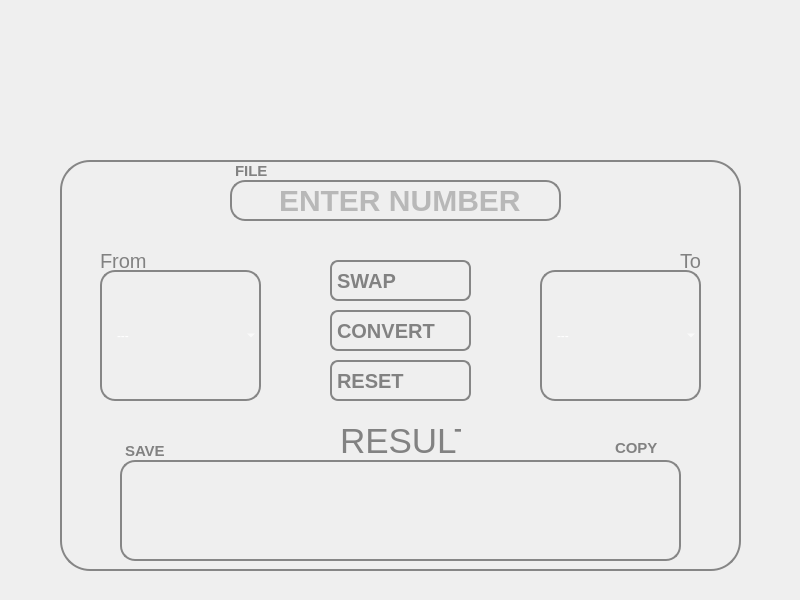
<?xml version="1.0" encoding="UTF-8"?>
<ui version="4.0">
 <class>MainWindow</class>
 <widget class="QMainWindow" name="MainWindow">
  <property name="geometry">
   <rect>
    <x>0</x>
    <y>0</y>
    <width>800</width>
    <height>600</height>
   </rect>
  </property>
  <property name="windowTitle">
   <string>MainWindow</string>
  </property>
  <property name="styleSheet">
   <string notr="true"/>
  </property>
  <widget class="QWidget" name="centralwidget">
   <property name="styleSheet">
    <string notr="true">QWidget {
    background: qlineargradient(
        x1: 0, y1: 0,
        x2: 0, y2: 1,
        stop: 0 #737373,
        stop: 1 #262626
    );
}</string>
   </property>
   <widget class="QLabel" name="logoLabel">
    <property name="geometry">
     <rect>
      <x>300</x>
      <y>20</y>
      <width>191</width>
      <height>121</height>
     </rect>
    </property>
    <property name="styleSheet">
     <string notr="true">QWidget {
    background: qlineargradient(
        x1: 0, y1: 0,
        x2: 0, y2: 1,
        stop: 0 #737373,
        stop: 1 #262626
    );
}
QLabel#logoLabel {
    background-color: transparent;
    border: none;
}</string>
    </property>
    <property name="text">
     <string/>
    </property>
    <property name="pixmap">
     <pixmap>C:/Users/Vlad/Downloads/logo (1).png</pixmap>
    </property>
    <property name="scaledContents">
     <bool>true</bool>
    </property>
   </widget>
   <widget class="QGroupBox" name="groupBox">
    <property name="geometry">
     <rect>
      <x>60</x>
      <y>160</y>
      <width>681</width>
      <height>411</height>
     </rect>
    </property>
    <property name="styleSheet">
     <string notr="true">QGroupBox#groupBox{
    background-color: transparent;         /* повністю прозорий фон */
    border: 2px solid #868686;             /* сірий бордер */
    border-radius: 30px;                   /* округлення */
    margin-top: 0px;                       /* якщо немає заголовка */
}

QGroupBox#groupBox {
    color: transparent;                    /* приховуємо заголовок, якщо випадково є */
    background: transparent;
}</string>
    </property>
    <property name="title">
     <string/>
    </property>
    <widget class="QLineEdit" name="inputnumber">
     <property name="geometry">
      <rect>
       <x>170</x>
       <y>20</y>
       <width>331</width>
       <height>41</height>
      </rect>
     </property>
     <property name="styleSheet">
      <string notr="true">QLineEdit#inputnumber {
    background-color: transparent;         
    border: 2px solid #868686;             
    border-radius: 15px;
	font-size: 30px;
	text-align: center;
	padding-left: 45px;
	color: #828282; 
	font-weight: bold;              
}</string>
     </property>
     <property name="placeholderText">
      <string>ENTER NUMBER</string>
     </property>
    </widget>
    <widget class="QComboBox" name="from">
     <property name="geometry">
      <rect>
       <x>40</x>
       <y>110</y>
       <width>161</width>
       <height>131</height>
      </rect>
     </property>
     <property name="styleSheet">
      <string notr="true">QComboBox {
    background-color: transparent;
    border: 2px solid #868686;
    border-radius: 15px;
    padding: 15px;
    color: white; 
}
QComboBox QAbstractItemView {
    font-size: 25px;
    font-weight: bold;
    color: white;
    background-color: #3a3a3a;  /* колір випадаючого списку */
    selection-background-color: #5a5a5a;  /* при наведенні/виборі */
    border: none;
}</string>
     </property>
     <item>
      <property name="text">
       <string>---</string>
      </property>
     </item>
    </widget>
    <widget class="QComboBox" name="to">
     <property name="geometry">
      <rect>
       <x>480</x>
       <y>110</y>
       <width>161</width>
       <height>131</height>
      </rect>
     </property>
     <property name="styleSheet">
      <string notr="true">QComboBox {
    background-color: transparent;
    border: 2px solid #868686;
    border-radius: 15px;
    padding: 15px;
    color: white; 
}
QComboBox QAbstractItemView {
    font-size: 25px;
    font-weight: bold;
    color: white;
    background-color: #3a3a3a;  /* колір випадаючого списку */
    selection-background-color: #5a5a5a;  /* при наведенні/виборі */
    border: none;
}</string>
     </property>
     <item>
      <property name="text">
       <string>---</string>
      </property>
     </item>
    </widget>
    <widget class="QLabel" name="fromlabel">
     <property name="geometry">
      <rect>
       <x>40</x>
       <y>90</y>
       <width>49</width>
       <height>21</height>
      </rect>
     </property>
     <property name="styleSheet">
      <string notr="true">QLabel {
    font-size: 20px;
    color: #828282;
	background: transparent;
}</string>
     </property>
     <property name="text">
      <string>From</string>
     </property>
    </widget>
    <widget class="QLabel" name="tolabel">
     <property name="geometry">
      <rect>
       <x>620</x>
       <y>90</y>
       <width>21</width>
       <height>21</height>
      </rect>
     </property>
     <property name="styleSheet">
      <string notr="true">QLabel {
    font-size: 20px;
    color: #828282;
	background: transparent;
}</string>
     </property>
     <property name="text">
      <string>To</string>
     </property>
    </widget>
    <widget class="QPushButton" name="SWAP">
     <property name="geometry">
      <rect>
       <x>270</x>
       <y>100</y>
       <width>141</width>
       <height>41</height>
      </rect>
     </property>
     <property name="styleSheet">
      <string notr="true">QPushButton {
    border-radius: 8px;
    border: 2px solid #868686;
    color: #828282;
	padding-left:5px;
    font-size: 20px;
    font-weight: bold;
    text-align: left; /* текст ліворуч, щоб картинка була перед ним */
	background: transparent;
}

QPushButton::icon {
    position: absolute;
    left: 10px;
}

QPushButton:hover {
    background-color: rgba(255, 255, 255, 0.05);
}</string>
     </property>
     <property name="text">
      <string>SWAP</string>
     </property>
     <property name="icon">
      <iconset>
       <normaloff>C:/Users/Vlad/Downloads/SWAP.png</normaloff>C:/Users/Vlad/Downloads/SWAP.png</iconset>
     </property>
     <property name="iconSize">
      <size>
       <width>35</width>
       <height>35</height>
      </size>
     </property>
    </widget>
    <widget class="QPushButton" name="CONVERT">
     <property name="geometry">
      <rect>
       <x>270</x>
       <y>150</y>
       <width>141</width>
       <height>41</height>
      </rect>
     </property>
     <property name="styleSheet">
      <string notr="true">QPushButton {
    border-radius: 8px;
    border: 2px solid #868686;
    color: #828282;
    font-size: 20px;
	padding-left:5px;
    font-weight: bold;
    text-align: left; /* текст ліворуч, щоб картинка була перед ним */
	background: transparent;
}

QPushButton::icon {
    position: absolute;
    left: 10px;
}

QPushButton:hover {
    background-color: rgba(255, 255, 255, 0.05);
}</string>
     </property>
     <property name="text">
      <string>CONVERT</string>
     </property>
     <property name="icon">
      <iconset>
       <normaloff>C:/Users/Vlad/Downloads/CONVERT.png</normaloff>C:/Users/Vlad/Downloads/CONVERT.png</iconset>
     </property>
     <property name="iconSize">
      <size>
       <width>30</width>
       <height>30</height>
      </size>
     </property>
    </widget>
    <widget class="QPushButton" name="RESET">
     <property name="geometry">
      <rect>
       <x>270</x>
       <y>200</y>
       <width>141</width>
       <height>41</height>
      </rect>
     </property>
     <property name="styleSheet">
      <string notr="true">QPushButton {
    border-radius: 8px;
    border: 2px solid #868686;
    color: #828282;
    padding-left:5px;
    font-size: 20px;
    font-weight: bold;
    text-align: left; /* текст ліворуч, щоб картинка була перед ним */
	background: transparent;
}

QPushButton::icon {
    position: absolute;
    left: 10px;
}

QPushButton:hover {
    background-color: rgba(255, 255, 255, 0.05);
}</string>
     </property>
     <property name="text">
      <string>RESET</string>
     </property>
     <property name="icon">
      <iconset>
       <normaloff>C:/Users/Vlad/Downloads/RESET.png</normaloff>C:/Users/Vlad/Downloads/RESET.png</iconset>
     </property>
     <property name="iconSize">
      <size>
       <width>35</width>
       <height>35</height>
      </size>
     </property>
    </widget>
    <widget class="QLineEdit" name="result_line">
     <property name="enabled">
      <bool>true</bool>
     </property>
     <property name="geometry">
      <rect>
       <x>60</x>
       <y>300</y>
       <width>561</width>
       <height>101</height>
      </rect>
     </property>
     <property name="styleSheet">
      <string notr="true">QLineEdit#result_line{
    background-color: transparent;         
    border: 2px solid #868686;             
    border-radius: 15px;
	font-size: 15px;
	padding-left: 15px;
	paddint-right: 15px;
	color: #828282; 
	font-weight: regular;              
}</string>
     </property>
     <property name="text">
      <string/>
     </property>
     <property name="readOnly">
      <bool>true</bool>
     </property>
     <property name="placeholderText">
      <string/>
     </property>
    </widget>
    <widget class="QLabel" name="result_label">
     <property name="geometry">
      <rect>
       <x>280</x>
       <y>260</y>
       <width>121</width>
       <height>41</height>
      </rect>
     </property>
     <property name="styleSheet">
      <string notr="true">QLabel {
    font-size: 35px;
    color: #828282;
	background: transparent;
}</string>
     </property>
     <property name="text">
      <string>RESULT</string>
     </property>
    </widget>
    <widget class="QPushButton" name="COPY">
     <property name="geometry">
      <rect>
       <x>550</x>
       <y>280</y>
       <width>71</width>
       <height>16</height>
      </rect>
     </property>
     <property name="styleSheet">
      <string notr="true">QPushButton {
    border-radius: 8px;
    border: 2px solid #868686;
    color: #828282;
    font-size: 15px;
	padding-left:5px;
    font-weight: bold;
    text-align: left; /* текст ліворуч, щоб картинка була перед ним */
	background: transparent;
}
QPushButton#COPY {
	background: none;
	border-radius: 0px;
    border: 0px solid #868686;
	
}

QPushButton::icon {
    position: absolute;
    left: 10px;
}

QPushButton:hover {
    background-color: rgba(255, 255, 255, 0.05);
}</string>
     </property>
     <property name="text">
      <string>COPY</string>
     </property>
     <property name="icon">
      <iconset>
       <normaloff>C:/Users/Vlad/Downloads/Group (1).png</normaloff>C:/Users/Vlad/Downloads/Group (1).png</iconset>
     </property>
     <property name="iconSize">
      <size>
       <width>15</width>
       <height>15</height>
      </size>
     </property>
    </widget>
    <widget class="QPushButton" name="FILE_INPUT">
     <property name="geometry">
      <rect>
       <x>170</x>
       <y>0</y>
       <width>71</width>
       <height>21</height>
      </rect>
     </property>
     <property name="styleSheet">
      <string notr="true">QPushButton {
    border-radius: 8px;
    border: 2px solid #868686;
    color: #828282;
    font-size: 15px;
	padding-left:5px;
    font-weight: bold;
    text-align: left; /* текст ліворуч, щоб картинка була перед ним */
	background: transparent;
}
QPushButton#FILE_INPUT {
	background: none;
	border-radius: 0px;
    border: 0px solid #868686;
	
}

QPushButton::icon {
    position: absolute;
    left: 10px;
}

QPushButton:hover {
    background-color: rgba(255, 255, 255, 0.05);
}</string>
     </property>
     <property name="text">
      <string>FILE</string>
     </property>
     <property name="icon">
      <iconset>
       <normaloff>C:/Users/Vlad/Downloads/folder 1.png</normaloff>C:/Users/Vlad/Downloads/folder 1.png</iconset>
     </property>
     <property name="iconSize">
      <size>
       <width>15</width>
       <height>15</height>
      </size>
     </property>
    </widget>
    <widget class="QPushButton" name="FILE_SAVE">
     <property name="geometry">
      <rect>
       <x>60</x>
       <y>280</y>
       <width>71</width>
       <height>21</height>
      </rect>
     </property>
     <property name="styleSheet">
      <string notr="true">QPushButton {
    border-radius: 8px;
    border: 2px solid #868686;
    color: #828282;
    font-size: 15px;
	padding-left:5px;
    font-weight: bold;
    text-align: left; /* текст ліворуч, щоб картинка була перед ним */
	background: transparent;
}
QPushButton#FILE_SAVE {
	background: none;
	border-radius: 0px;
    border: 0px solid #868686;
	
}

QPushButton::icon {
    position: absolute;
    left: 10px;
}

QPushButton:hover {
    background-color: rgba(255, 255, 255, 0.05);
}</string>
     </property>
     <property name="text">
      <string>SAVE</string>
     </property>
     <property name="icon">
      <iconset>
       <normaloff>C:/Users/Vlad/Downloads/folder 1.png</normaloff>C:/Users/Vlad/Downloads/folder 1.png</iconset>
     </property>
     <property name="iconSize">
      <size>
       <width>15</width>
       <height>15</height>
      </size>
     </property>
    </widget>
    <widget class="QPushButton" name="instruction">
     <property name="geometry">
      <rect>
       <x>10</x>
       <y>10</y>
       <width>41</width>
       <height>31</height>
      </rect>
     </property>
     <property name="styleSheet">
      <string notr="true">QPushButton {
    border-radius: 8px;
    border: 2px solid #868686;
    color: #828282;
    font-size: 15px;
	padding-left:5px;
    font-weight: bold;
    text-align: left; /* текст ліворуч, щоб картинка була перед ним */
	background: transparent;
}
QPushButton#instruction {
	background: none;
	border-radius: 0px;
    border: 0px solid #868686;
	
}

QPushButton::icon {
    position: absolute;
    left: 10px;
}

QPushButton:hover {
    background-color: rgba(255, 255, 255, 0.05);
}</string>
     </property>
     <property name="text">
      <string/>
     </property>
     <property name="icon">
      <iconset>
       <normaloff>C:/Users/Vlad/Downloads/information-pamphlet 1.png</normaloff>C:/Users/Vlad/Downloads/information-pamphlet 1.png</iconset>
     </property>
     <property name="iconSize">
      <size>
       <width>32</width>
       <height>32</height>
      </size>
     </property>
    </widget>
   </widget>
  </widget>
  <widget class="QMenuBar" name="menubar">
   <property name="geometry">
    <rect>
     <x>0</x>
     <y>0</y>
     <width>800</width>
     <height>22</height>
    </rect>
   </property>
  </widget>
 </widget>
 <resources/>
 <connections/>
</ui>
